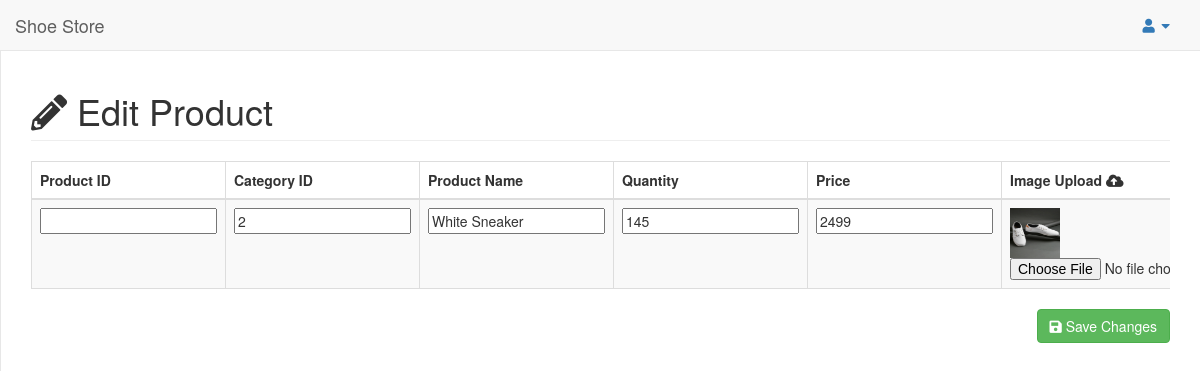
The page /admin/edit.php?id=6 on the database its author committed.
### tables this page shows
CREATE TABLE `product` (
  `id` int(11) NOT NULL,
  `cat_id` int(11) NOT NULL,
  `p_name` varchar(250) NOT NULL,
  `p_quantity` int(11) NOT NULL,
  `price` int(11) NOT NULL,
  `photo` varchar(255) NOT NULL
);

### admin/edit.php (the view, shortened to what this page needs)
<?php
include("connection.php");
$pid= $_REQUEST['id'];
$sql="SELECT * FROM  `product` WHERE `id`='$pid' ";
$res=mysqli_query($con,$sql);
$row=mysqli_fetch_array($res);
?>
<!DOCTYPE html>
<html>
<head>
    <link rel="stylesheet" href="https://maxcdn.bootstrapcdn.com/bootstrap/3.3.7/css/bootstrap.min.css">
    <link rel="stylesheet" href="https://cdnjs.cloudflare.com/ajax/libs/metisMenu/2.5.2/metisMenu.css">
    <link rel="stylesheet" href="https://cdnjs.cloudflare.com/ajax/libs/morris.js/0.5.1/morris.css">
    <link rel="stylesheet" href="https://cdnjs.cloudflare.com/ajax/libs/font-awesome/5.15.0/css/all.min.css">
    <link rel="stylesheet" href="https://s3-us-west-2.amazonaws.com/s.cdpn.io/416491/timeline.css">
</head>
<body>
    <div id="wrapper">
        <nav class="navbar navbar-default navbar-static-top" role="navigation" style="margin-bottom: 0">
            <div class="navbar-header">
                <a class="navbar-brand" href="admin_welcome.php">Shoe Store</a>
            </div>
            <ul class="nav navbar-top-links navbar-right">
                <li class="dropdown">
                    <a class="dropdown-toggle" data-toggle="dropdown" href="#">
                        <i class="fa fa-user fa-fw"></i> <i class="fa fa-caret-down"></i>
                    </a>
                </li>
            </ul>
        </nav>
        <div id="page-wrapper">
            <div class="row">
                <div class="col-lg-12">
                    <h1 class="page-header"><i class="fas fa-pencil-alt"></i> Edit Product</h1>
                </div>
            </div>
            <div class="row">
                <div class="col-lg-12">
                    <div class="row">
                        <div class="col-lg-12">
                            <div class="table-responsive">
                                <form name="sampleform" id="sampleform" method="post" action=""
                                    onSubmit="return checking();">
                                    <table id="second-morris-table"
                                        class="table table-bordered table-hover table-striped">
                                        <thead>
                                            <tr>
                                                <th>Product ID</th>
                                                <th>Category ID</th>
                                                <th>Product Name</th>
                                                <th>Quantity</th>
                                                <th>Price</th>
                                                <th>Image Upload <i class="fas fa-cloud-upload-alt"></i></th>
                                            </tr>
                                        </thead>
                                        <tbody>
                                            <tr>
                                                <td><input type="number" name="p_id" id="p_id"
                                                        value="<?php echo $row['p_id']; ?>"></td>
                                                <td><input type="number" name="cat_id" id="cat_id"
                                                        value="<?php echo $row['cat_id']; ?>"></td>
                                                <td><input type="text" name="p_name" id="p_name"
                                                        value="<?php echo $row['p_name']; ?>"></td>
                                                <td><input type="number" name="qty" id="qty"
                                                        value="<?php echo $row['p_quantity']; ?>"></td>
                                                <td><input type="number" name="prc" id="prc"
                                                        value="<?php echo $row['price']; ?>"></td>
                                                <td>
                                                    <img src="uploaded/<?php echo $row['photo']; ?>" height="50"
                                                        width="50" border="0">
                                                    <input type="file" name="image0" id="image0">
                                                </td>
                                            </tr>
                                        </tbody>
                                    </table>
                                    <div class="row">
                                        <div class="col-lg-12">
                                            <button type="submit" class="btn btn-success" style="float:right"><i
                                                    class="fas fa-save"></i> Save Changes
                                            </button>
                                        </div>
                                    </div>
                                </form>
                            </div>
                        </div>
                    </div>
                </div>
            </div>
        </div>
    </div>
</body>
</html>

### admin/edit.php (style rules this page uses)
body { background-color: #f8f8f8; }
#wrapper { width: 100%; }
#page-wrapper { padding: 0 15px; min-height: 95vh; background-color: #fff; }
@media (min-width:768px) { #page-wrapper { position: inherit; margin: 0; padding: 0 30px; border-left: 1px solid #e7e7e7; } }
.navbar { min-height: 5vh; }
.navbar-top-links { margin-right: 0; }
.navbar-top-links li { display: inline-block; }
.navbar-top-links li:last-child { margin-right: 15px; }
.navbar-top-links li a { padding: 15px; min-height: 50px; }

### rows shown on the page
product: cat_id "2", p_name "White Sneaker", qty "145", prc "2499", photo (picture)
